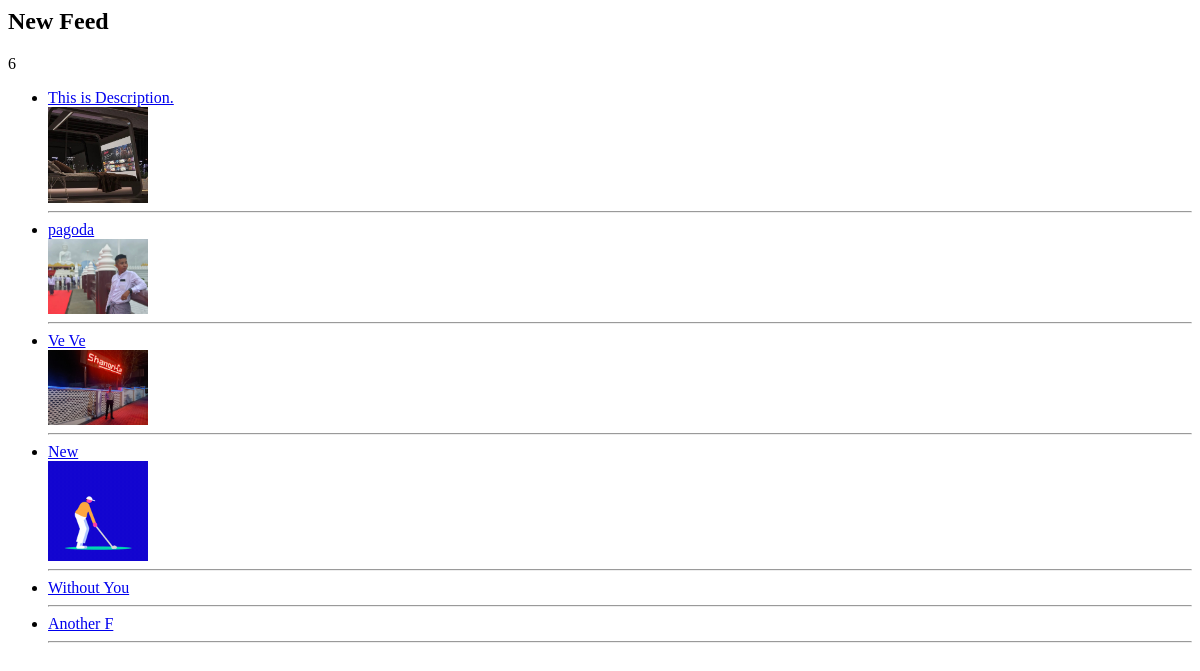
/newsfeed/, run on an earlier commit of the app's database.
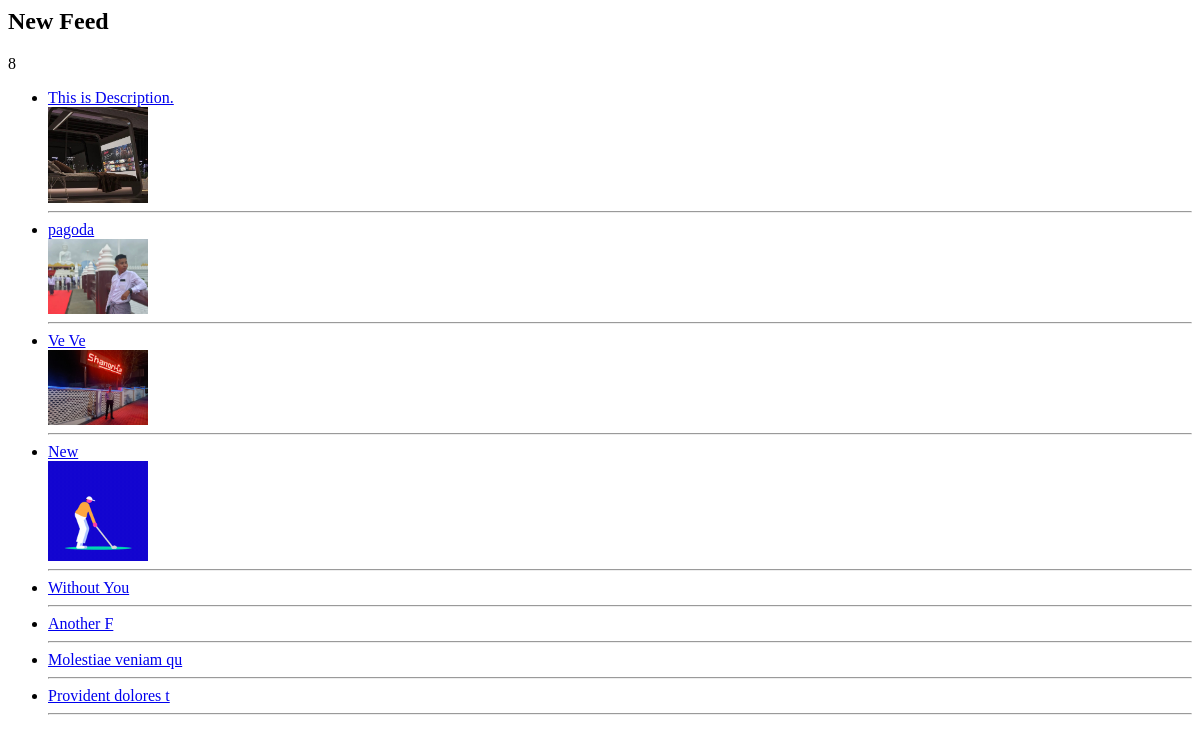
And on a later commit of the database.
### users/models.py (models this page shows, shortened)
class Article(models.Model):
    user_profile_info = models.ForeignKey(UserProfileInfo, on_delete=models.CASCADE)
    description = models.TextField()
    media = models.FileField(upload_to='article_pictures/', blank=True, null=True)

### users/views.py (the view)
# urls.py: path("newsfeed/", views.news_feed, name="news_feed"),
def news_feed(request):
    articles = []
    try:
        articles = Article.objects.all()
    except ObjectDoesNotExist:
        user_profile = None
    context = {
        "articles" : articles,
    }
    return render(request, 'newfeed/newfeed.html', context)

### users/templates/newfeed/newfeed.html
<h2>New Feed</h2>
{{ articles|length }}
<ul>
    {% for article in articles %}
        <li>
            <a href="{% url 'article_detail' article.id %}" >
                {{ article.description }}
            </a>
            {% if article.media|length > 0 %}
                <br>
                <img src="{{ article.media.url }}" width="100px" />
            {% endif %}
            <hr>
        </li>
    {% endfor %}
</ul>

What changed in the data, as far as the page shows it:
added Article: description "Molestiae veniam qu"
added Article: description "Provident dolores t"
Also different on the page:
{{ articles|length }}: "6" → "8"
